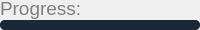
<?xml version="1.0" encoding="UTF-8"?>
<ui version="4.0">
 <class>ProgressBar</class>
 <widget class="QWidget" name="ProgressBar">
  <property name="geometry">
   <rect>
    <x>0</x>
    <y>0</y>
    <width>200</width>
    <height>30</height>
   </rect>
  </property>
  <property name="minimumSize">
   <size>
    <width>200</width>
    <height>30</height>
   </size>
  </property>
  <property name="maximumSize">
   <size>
    <width>16777215</width>
    <height>30</height>
   </size>
  </property>
  <property name="windowTitle">
   <string>Form</string>
  </property>
  <layout class="QVBoxLayout" name="verticalLayout">
   <property name="spacing">
    <number>0</number>
   </property>
   <property name="leftMargin">
    <number>0</number>
   </property>
   <property name="topMargin">
    <number>0</number>
   </property>
   <property name="rightMargin">
    <number>0</number>
   </property>
   <property name="bottomMargin">
    <number>0</number>
   </property>
   <item>
    <widget class="QLabel" name="label_progress">
     <property name="minimumSize">
      <size>
       <width>200</width>
       <height>20</height>
      </size>
     </property>
     <property name="maximumSize">
      <size>
       <width>16777215</width>
       <height>16777215</height>
      </size>
     </property>
     <property name="font">
      <font>
       <family>Microsoft Sans Serif</family>
       <pointsize>14</pointsize>
       <bold>false</bold>
      </font>
     </property>
     <property name="styleSheet">
      <string notr="true">QLabel {
	alternate-background-color: rgba(0, 0, 0, 0);
	background-color: rgba(0, 0, 0, 0);
	color: rgb(127, 126, 128);
}</string>
     </property>
     <property name="text">
      <string>Progress: </string>
     </property>
     <property name="alignment">
      <set>Qt::AlignBottom|Qt::AlignLeading|Qt::AlignLeft</set>
     </property>
    </widget>
   </item>
   <item>
    <widget class="QWidget" name="widget_line_bg" native="true">
     <property name="minimumSize">
      <size>
       <width>200</width>
       <height>10</height>
      </size>
     </property>
     <property name="maximumSize">
      <size>
       <width>16777215</width>
       <height>16777215</height>
      </size>
     </property>
     <property name="styleSheet">
      <string notr="true">QWidget {
	background-color: rgb(27,40,56);
	alternate-background-color: rgb(27,40,56);
	border-radius: 5px;
}</string>
     </property>
     <layout class="QVBoxLayout" name="verticalLayout_2">
      <property name="spacing">
       <number>0</number>
      </property>
      <property name="leftMargin">
       <number>0</number>
      </property>
      <property name="topMargin">
       <number>0</number>
      </property>
      <property name="rightMargin">
       <number>0</number>
      </property>
      <property name="bottomMargin">
       <number>0</number>
      </property>
      <item>
       <widget class="QWidget" name="widget_line" native="true">
        <property name="minimumSize">
         <size>
          <width>10</width>
          <height>10</height>
         </size>
        </property>
        <property name="maximumSize">
         <size>
          <width>16777215</width>
          <height>10</height>
         </size>
        </property>
        <property name="styleSheet">
         <string notr="true">QWidget {
	background-color: qlineargradient(x1: 0, y1: 0.5, x2: 1, y2: 0.5,
                                      stop: 0 #2B74FF stop: 1 #07BEFF);
	alternate-background-color: qlineargradient(x1: 0, y1: 0.5, x2: 1, y2: 0.5,
                                      stop: 0 #2B74FF stop: 1 #07BEFF);
	border-radius: 5px;
}</string>
        </property>
       </widget>
      </item>
     </layout>
    </widget>
   </item>
  </layout>
 </widget>
 <resources/>
 <connections/>
</ui>
